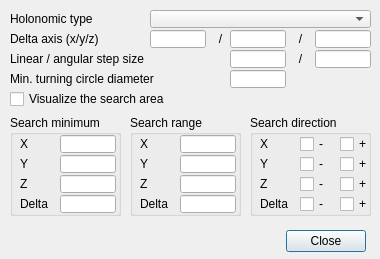
<?xml version="1.0" encoding="UTF-8"?>
<ui version="4.0">
 <class>CQDlgPathPlanningParams</class>
 <widget class="QDialog" name="CQDlgPathPlanningParams">
  <property name="geometry">
   <rect>
    <x>0</x>
    <y>0</y>
    <width>380</width>
    <height>259</height>
   </rect>
  </property>
  <property name="windowTitle">
   <string>Path Planning Task Parameters</string>
  </property>
  <property name="locale">
   <locale language="English" country="UnitedStates"/>
  </property>
  <widget class="QComboBox" name="qqHoloTypeCombo">
   <property name="geometry">
    <rect>
     <x>150</x>
     <y>10</y>
     <width>221</width>
     <height>18</height>
    </rect>
   </property>
  </widget>
  <widget class="QLineEdit" name="qqStepSizeA">
   <property name="geometry">
    <rect>
     <x>315</x>
     <y>50</y>
     <width>56</width>
     <height>18</height>
    </rect>
   </property>
  </widget>
  <widget class="QLabel" name="label_13">
   <property name="geometry">
    <rect>
     <x>10</x>
     <y>70</y>
     <width>221</width>
     <height>18</height>
    </rect>
   </property>
   <property name="text">
    <string>Min. turning circle diameter</string>
   </property>
  </widget>
  <widget class="QLabel" name="label_8">
   <property name="geometry">
    <rect>
     <x>10</x>
     <y>30</y>
     <width>141</width>
     <height>18</height>
    </rect>
   </property>
   <property name="text">
    <string>Delta axis (x/y/z)</string>
   </property>
  </widget>
  <widget class="QLabel" name="label_11">
   <property name="geometry">
    <rect>
     <x>10</x>
     <y>50</y>
     <width>221</width>
     <height>18</height>
    </rect>
   </property>
   <property name="text">
    <string>Linear / angular step size</string>
   </property>
  </widget>
  <widget class="QLineEdit" name="qqMinTurningCircle">
   <property name="geometry">
    <rect>
     <x>230</x>
     <y>70</y>
     <width>56</width>
     <height>18</height>
    </rect>
   </property>
  </widget>
  <widget class="QLabel" name="label_7">
   <property name="geometry">
    <rect>
     <x>10</x>
     <y>10</y>
     <width>141</width>
     <height>18</height>
    </rect>
   </property>
   <property name="text">
    <string>Holonomic type</string>
   </property>
  </widget>
  <widget class="QLabel" name="label_9">
   <property name="geometry">
    <rect>
     <x>210</x>
     <y>30</y>
     <width>21</width>
     <height>18</height>
    </rect>
   </property>
   <property name="text">
    <string>/</string>
   </property>
   <property name="alignment">
    <set>Qt::AlignCenter</set>
   </property>
  </widget>
  <widget class="QLabel" name="label_10">
   <property name="geometry">
    <rect>
     <x>290</x>
     <y>30</y>
     <width>21</width>
     <height>18</height>
    </rect>
   </property>
   <property name="text">
    <string>/</string>
   </property>
   <property name="alignment">
    <set>Qt::AlignCenter</set>
   </property>
  </widget>
  <widget class="QLineEdit" name="qqStepSizeL">
   <property name="geometry">
    <rect>
     <x>230</x>
     <y>50</y>
     <width>56</width>
     <height>18</height>
    </rect>
   </property>
  </widget>
  <widget class="QLineEdit" name="qqdeltaZ">
   <property name="geometry">
    <rect>
     <x>315</x>
     <y>30</y>
     <width>56</width>
     <height>18</height>
    </rect>
   </property>
  </widget>
  <widget class="QLineEdit" name="qqDeltaY">
   <property name="geometry">
    <rect>
     <x>230</x>
     <y>30</y>
     <width>56</width>
     <height>18</height>
    </rect>
   </property>
  </widget>
  <widget class="QLabel" name="label_12">
   <property name="geometry">
    <rect>
     <x>290</x>
     <y>50</y>
     <width>21</width>
     <height>18</height>
    </rect>
   </property>
   <property name="text">
    <string>/</string>
   </property>
   <property name="alignment">
    <set>Qt::AlignCenter</set>
   </property>
  </widget>
  <widget class="QLineEdit" name="qqDeltaX">
   <property name="geometry">
    <rect>
     <x>150</x>
     <y>30</y>
     <width>56</width>
     <height>18</height>
    </rect>
   </property>
  </widget>
  <widget class="QGroupBox" name="groupBox">
   <property name="geometry">
    <rect>
     <x>10</x>
     <y>115</y>
     <width>111</width>
     <height>101</height>
    </rect>
   </property>
   <property name="title">
    <string>Search minimum</string>
   </property>
   <property name="flat">
    <bool>true</bool>
   </property>
   <widget class="QLabel" name="label_14">
    <property name="geometry">
     <rect>
      <x>10</x>
      <y>20</y>
      <width>41</width>
      <height>18</height>
     </rect>
    </property>
    <property name="text">
     <string>X</string>
    </property>
   </widget>
   <widget class="QLineEdit" name="qqMinX">
    <property name="geometry">
     <rect>
      <x>50</x>
      <y>20</y>
      <width>56</width>
      <height>18</height>
     </rect>
    </property>
   </widget>
   <widget class="QLabel" name="label_15">
    <property name="geometry">
     <rect>
      <x>10</x>
      <y>40</y>
      <width>41</width>
      <height>18</height>
     </rect>
    </property>
    <property name="text">
     <string>Y</string>
    </property>
   </widget>
   <widget class="QLineEdit" name="qqMinY">
    <property name="geometry">
     <rect>
      <x>50</x>
      <y>40</y>
      <width>56</width>
      <height>18</height>
     </rect>
    </property>
   </widget>
   <widget class="QLabel" name="label_16">
    <property name="geometry">
     <rect>
      <x>10</x>
      <y>60</y>
      <width>41</width>
      <height>18</height>
     </rect>
    </property>
    <property name="text">
     <string>Z</string>
    </property>
   </widget>
   <widget class="QLineEdit" name="qqMinZ">
    <property name="geometry">
     <rect>
      <x>50</x>
      <y>60</y>
      <width>56</width>
      <height>18</height>
     </rect>
    </property>
   </widget>
   <widget class="QLabel" name="label_17">
    <property name="geometry">
     <rect>
      <x>10</x>
      <y>80</y>
      <width>41</width>
      <height>18</height>
     </rect>
    </property>
    <property name="text">
     <string>Delta</string>
    </property>
   </widget>
   <widget class="QLineEdit" name="qqMinD">
    <property name="geometry">
     <rect>
      <x>50</x>
      <y>80</y>
      <width>56</width>
      <height>18</height>
     </rect>
    </property>
   </widget>
  </widget>
  <widget class="QGroupBox" name="groupBox_2">
   <property name="geometry">
    <rect>
     <x>130</x>
     <y>115</y>
     <width>111</width>
     <height>101</height>
    </rect>
   </property>
   <property name="title">
    <string>Search range</string>
   </property>
   <property name="flat">
    <bool>true</bool>
   </property>
   <widget class="QLabel" name="label_18">
    <property name="geometry">
     <rect>
      <x>10</x>
      <y>20</y>
      <width>41</width>
      <height>18</height>
     </rect>
    </property>
    <property name="text">
     <string>X</string>
    </property>
   </widget>
   <widget class="QLineEdit" name="qqMinX_2">
    <property name="geometry">
     <rect>
      <x>50</x>
      <y>20</y>
      <width>56</width>
      <height>18</height>
     </rect>
    </property>
   </widget>
   <widget class="QLabel" name="label_19">
    <property name="geometry">
     <rect>
      <x>10</x>
      <y>40</y>
      <width>41</width>
      <height>18</height>
     </rect>
    </property>
    <property name="text">
     <string>Y</string>
    </property>
   </widget>
   <widget class="QLineEdit" name="qqMinY_2">
    <property name="geometry">
     <rect>
      <x>50</x>
      <y>40</y>
      <width>56</width>
      <height>18</height>
     </rect>
    </property>
   </widget>
   <widget class="QLabel" name="label_20">
    <property name="geometry">
     <rect>
      <x>10</x>
      <y>60</y>
      <width>41</width>
      <height>18</height>
     </rect>
    </property>
    <property name="text">
     <string>Z</string>
    </property>
   </widget>
   <widget class="QLineEdit" name="qqMinZ_2">
    <property name="geometry">
     <rect>
      <x>50</x>
      <y>60</y>
      <width>56</width>
      <height>18</height>
     </rect>
    </property>
   </widget>
   <widget class="QLabel" name="label_21">
    <property name="geometry">
     <rect>
      <x>10</x>
      <y>80</y>
      <width>41</width>
      <height>18</height>
     </rect>
    </property>
    <property name="text">
     <string>Delta</string>
    </property>
   </widget>
   <widget class="QLineEdit" name="qqMinD_2">
    <property name="geometry">
     <rect>
      <x>50</x>
      <y>80</y>
      <width>56</width>
      <height>18</height>
     </rect>
    </property>
   </widget>
  </widget>
  <widget class="QGroupBox" name="groupBox_3">
   <property name="geometry">
    <rect>
     <x>250</x>
     <y>115</y>
     <width>121</width>
     <height>101</height>
    </rect>
   </property>
   <property name="title">
    <string>Search direction</string>
   </property>
   <property name="flat">
    <bool>true</bool>
   </property>
   <widget class="QLabel" name="label_22">
    <property name="geometry">
     <rect>
      <x>10</x>
      <y>20</y>
      <width>31</width>
      <height>18</height>
     </rect>
    </property>
    <property name="text">
     <string>X</string>
    </property>
   </widget>
   <widget class="QLabel" name="label_23">
    <property name="geometry">
     <rect>
      <x>10</x>
      <y>40</y>
      <width>31</width>
      <height>18</height>
     </rect>
    </property>
    <property name="text">
     <string>Y</string>
    </property>
   </widget>
   <widget class="QLabel" name="label_24">
    <property name="geometry">
     <rect>
      <x>10</x>
      <y>60</y>
      <width>41</width>
      <height>18</height>
     </rect>
    </property>
    <property name="text">
     <string>Z</string>
    </property>
   </widget>
   <widget class="QLabel" name="label_25">
    <property name="geometry">
     <rect>
      <x>10</x>
      <y>80</y>
      <width>41</width>
      <height>18</height>
     </rect>
    </property>
    <property name="text">
     <string>Delta</string>
    </property>
   </widget>
   <widget class="QCheckBox" name="qqPlusX">
    <property name="geometry">
     <rect>
      <x>90</x>
      <y>20</y>
      <width>41</width>
      <height>18</height>
     </rect>
    </property>
    <property name="focusPolicy">
     <enum>Qt::StrongFocus</enum>
    </property>
    <property name="text">
     <string>+</string>
    </property>
   </widget>
   <widget class="QCheckBox" name="qqMinusX">
    <property name="geometry">
     <rect>
      <x>50</x>
      <y>20</y>
      <width>41</width>
      <height>18</height>
     </rect>
    </property>
    <property name="focusPolicy">
     <enum>Qt::StrongFocus</enum>
    </property>
    <property name="text">
     <string>-</string>
    </property>
   </widget>
   <widget class="QCheckBox" name="qqPlusY">
    <property name="geometry">
     <rect>
      <x>90</x>
      <y>40</y>
      <width>41</width>
      <height>18</height>
     </rect>
    </property>
    <property name="focusPolicy">
     <enum>Qt::StrongFocus</enum>
    </property>
    <property name="text">
     <string>+</string>
    </property>
   </widget>
   <widget class="QCheckBox" name="qqMinusY">
    <property name="geometry">
     <rect>
      <x>50</x>
      <y>40</y>
      <width>41</width>
      <height>18</height>
     </rect>
    </property>
    <property name="focusPolicy">
     <enum>Qt::StrongFocus</enum>
    </property>
    <property name="text">
     <string>-</string>
    </property>
   </widget>
   <widget class="QCheckBox" name="qqPlusZ">
    <property name="geometry">
     <rect>
      <x>90</x>
      <y>60</y>
      <width>41</width>
      <height>18</height>
     </rect>
    </property>
    <property name="focusPolicy">
     <enum>Qt::StrongFocus</enum>
    </property>
    <property name="text">
     <string>+</string>
    </property>
   </widget>
   <widget class="QCheckBox" name="qqMinusZ">
    <property name="geometry">
     <rect>
      <x>50</x>
      <y>60</y>
      <width>41</width>
      <height>18</height>
     </rect>
    </property>
    <property name="focusPolicy">
     <enum>Qt::StrongFocus</enum>
    </property>
    <property name="text">
     <string>-</string>
    </property>
   </widget>
   <widget class="QCheckBox" name="qqPlusD">
    <property name="geometry">
     <rect>
      <x>90</x>
      <y>80</y>
      <width>41</width>
      <height>18</height>
     </rect>
    </property>
    <property name="focusPolicy">
     <enum>Qt::StrongFocus</enum>
    </property>
    <property name="text">
     <string>+</string>
    </property>
   </widget>
   <widget class="QCheckBox" name="qqMinusD">
    <property name="geometry">
     <rect>
      <x>50</x>
      <y>80</y>
      <width>41</width>
      <height>18</height>
     </rect>
    </property>
    <property name="focusPolicy">
     <enum>Qt::StrongFocus</enum>
    </property>
    <property name="text">
     <string>-</string>
    </property>
   </widget>
  </widget>
  <widget class="QCheckBox" name="qqVisualizeArea">
   <property name="geometry">
    <rect>
     <x>10</x>
     <y>90</y>
     <width>191</width>
     <height>18</height>
    </rect>
   </property>
   <property name="focusPolicy">
    <enum>Qt::StrongFocus</enum>
   </property>
   <property name="text">
    <string>Visualize the search area</string>
   </property>
  </widget>
  <widget class="QDialogButtonBox" name="qqClose">
   <property name="geometry">
    <rect>
     <x>15</x>
     <y>225</y>
     <width>351</width>
     <height>32</height>
    </rect>
   </property>
   <property name="standardButtons">
    <set>QDialogButtonBox::Close</set>
   </property>
  </widget>
 </widget>
 <tabstops>
  <tabstop>qqHoloTypeCombo</tabstop>
  <tabstop>qqDeltaX</tabstop>
  <tabstop>qqDeltaY</tabstop>
  <tabstop>qqdeltaZ</tabstop>
  <tabstop>qqStepSizeL</tabstop>
  <tabstop>qqStepSizeA</tabstop>
  <tabstop>qqMinTurningCircle</tabstop>
  <tabstop>qqVisualizeArea</tabstop>
  <tabstop>qqMinX</tabstop>
  <tabstop>qqMinY</tabstop>
  <tabstop>qqMinZ</tabstop>
  <tabstop>qqMinD</tabstop>
  <tabstop>qqMinX_2</tabstop>
  <tabstop>qqMinY_2</tabstop>
  <tabstop>qqMinZ_2</tabstop>
  <tabstop>qqMinD_2</tabstop>
  <tabstop>qqMinusX</tabstop>
  <tabstop>qqPlusX</tabstop>
  <tabstop>qqMinusY</tabstop>
  <tabstop>qqPlusY</tabstop>
  <tabstop>qqMinusZ</tabstop>
  <tabstop>qqPlusZ</tabstop>
  <tabstop>qqMinusD</tabstop>
  <tabstop>qqPlusD</tabstop>
  <tabstop>qqClose</tabstop>
 </tabstops>
 <resources/>
 <connections/>
</ui>
